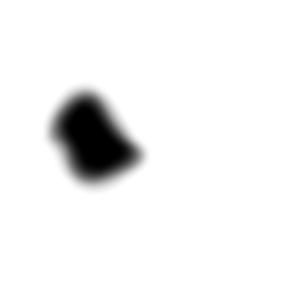
#> input picture nonlinearity/images/blob.png, 283 x 283 px, found by its file name
$ jupyter execute --allow-errors frontispiece.ipynb
#> lines starting #> are read from the running program, lines starting #| are printed output that depends on the picture
### tools.py
import numpy as np
import pyfftw.interfaces.numpy_fft as fft
# from numpy import fft
from pyfftw.interfaces import cache
import matplotlib
matplotlib.use('Agg')
import matplotlib.pyplot as plt
cache.enable()
#> (this line was passed over: pyfftw is not available in this run)


# [5 lines left out: function N_boyd, not called in this run]


class ScalarTool(object):
    """
    Description:
    ScalarTool contains a collection of functions necessary to compute basic
    operations such as gradients and norms on scalars defined on a 2D periodic
    square domain of length L and discretized in each dimension into N
    intervals.

    Inputs:
    N - number of discretized points in each dimension
    L - length of side
    """

    def __init__(self, N, L):
        self.N = N
        self.L = L
        self.h = self.L / self.N
        self.X = np.mgrid[:self.N, :self.N].astype(float) * self.h

        self.Nf = self.N // 2 + 1
        self.kx = np.fft.fftfreq(self.N, 1. / self.N).astype(int)
        self.ky = self.kx[:self.Nf].copy()
        self.ky[-1] *= -1
        self.K = np.array(np.meshgrid(
            self.kx, self.ky, indexing='ij'), dtype=int)
        self.K2 = np.sum(self.K * self.K, 0, dtype=int)
        self.KoverK2 = self.K.astype(
            float) / np.where(self.K2 == 0, 1, self.K2).astype(float)
        self.oneoverK2 = 1.0 / \
            np.where(self.K2 == 0.0, 1.0, self.K2).astype(float)
        self.mean_zero_array = self.K2 != 0.0
        self.kmax_dealias = 2. / 3. * (self.N / 2 + 1)
        self.dealias_array = np.array((abs(self.K[0]) < self.kmax_dealias) * (
            abs(self.K[1]) < self.kmax_dealias), dtype=bool)
        self.num_threads = 1

    def l2norm(self, scalar):
        self.scalar_input_test(scalar)
        return np.sum(np.ravel(scalar)**2.0 * self.h**2.0)**0.5

    # [36 lines left out: functions grad, h1norm, lap, invlap, grad_invlap, hm1norm, not called in this run]

    def plot(self, scalar, high_quality=False, fixed_vertical_axis=False):

        if high_quality:
            plt.rc('text', usetex=True)
            plt.rc('font', family='serif', size=12)
        else:
            plt.rc('text', usetex=False)
            plt.rc('font', family='sans-serif', size=12)

        if fixed_vertical_axis:
            vmin = -1
            vmax = 1
        else:
            vmin = np.amin(scalar)
            vmax = np.amax(scalar)
        self.scalar_input_test(scalar)
        im = plt.imshow(np.transpose(scalar),
                        cmap=plt.cm.gray,
                        extent=(0, self.L, 0, self.L),
                        origin="lower",
                        vmin=vmin,
                        vmax=vmax)
        plt.xlabel(r'$x$')
        plt.ylabel(r'$y$')
        plt.colorbar(im)

    def scalar_input_test(self, scalar):
        if np.shape(scalar) != (self.N, self.N):
            print(np.shape(scalar))
            raise InputError("Scalar field array does not have correct shape.")
        if not np.all(np.isrealobj(scalar)):
            raise InputError("Scalar field array should be real.")

    # [57 lines left out: functions scalar_hat_input_test, sint, dealias, fft, ifft, subtract_mean and 2 more, not called in this run]


class VectorTool(object):
    """
    Description:
    VectorTool contains a collection of functions necessary to compute basic
    operations such as norms on scalars defined on a 2D periodic
    square domain of length L and discretized in each dimension into N
    intervals.

    Inputs:
    N - number of discretized points in each dimension
    L - length of side
    """

    # [104 lines left out: functions __init__, div, fft, ifft, plot, dealias and 4 more, not called in this run]

    def is_incompressible(self, vector):
        self.vector_input_test(vector)
        return np.allclose(self.div(vector), 0)

    # [33 lines left out: functions div_free_proj, curl, invlap, lap, subtract_mean, not called in this run]


class InputError(Exception):
    """ Input Error """

    def __init__(self, message):
        self.message = message

### frontispiece.ipynb
[cell 1]
import numpy as np
import matplotlib.pyplot as plt
import matplotlib.image as mpimg
from tools import ScalarTool

[cell 2]
def rgb2gray(rgb):
    return np.dot(rgb[...,:3], [0.299, 0.587, 0.114])

img = mpimg.imread('blob.png')
#> img is the input picture: shape (283, 283, 3) float32; min 0, max 1, mean 0.942
img_gray = rgb2gray(img)
th_img = 2.0*(img_gray -0.5)

plt.imshow(th_img, cmap = plt.get_cmap('gray'))
plt.show()

[cell 3]
### Pad array

th_img = np.transpose(np.flipud(th_img))
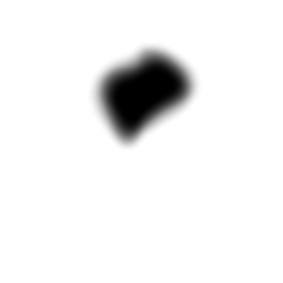
#> th_img: shape (283, 283) float64; min -1, max 1, mean 0.884; drawn with min black and max white

(width,height) = np.shape(th_img)
#> width = 283; height = 283
print(width,height)
#| 283 283
th0 = np.ones((2048,2048))
th0[:width,:height] = th_img
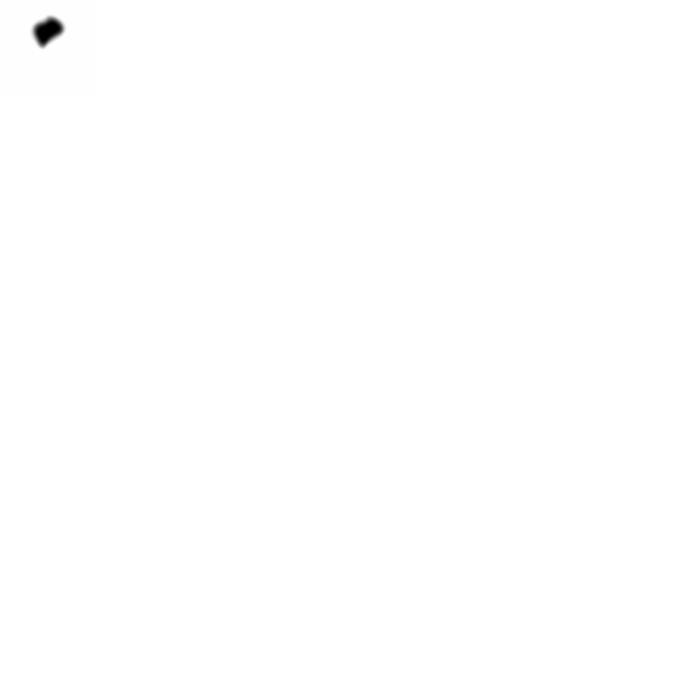
#> th0: shape (2048, 2048) float64 (shown at 1/3 size); min -1, max 1, mean 0.998; drawn with min black and max white
print(np.shape(th0))
#| (2048, 2048)
N=256
xpos1 = 4
xpos2 = xpos1+N
ypos1 = 0
ypos2 = ypos1+N
th0 = th0[xpos1:xpos2,ypos1:ypos2]
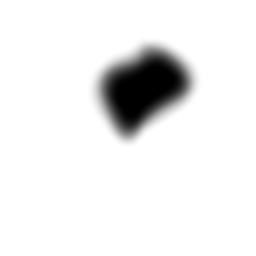
#> th0: shape (256, 256) float64; min -1, max 1, mean 0.858; drawn with min black and max white
th0 = th0[::1,::1]

print(np.shape(th0))
#| (256, 256)

# # plt.imshow(th0, cmap = plt.get_cmap('gray'))
N,_ = np.shape(th0)
#> N = 256
st = ScalarTool(N,1.0)
st.plot(th0)
#> in plot, `vmin = np.amin(scalar)`: vmin = -1
#> in plot, `vmax = np.amax(scalar)`: vmax = 1
plt.show()
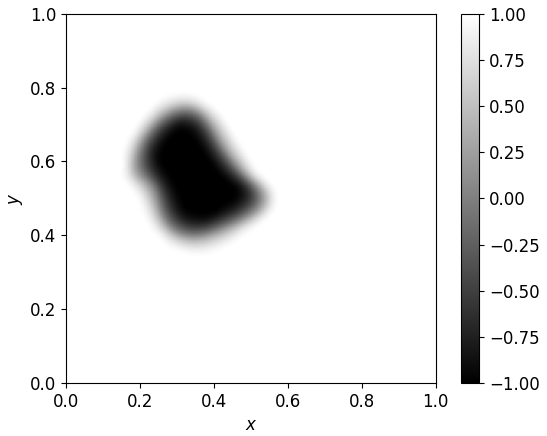
#> figure drawn by matplotlib, 2 panels

#> (a cell that did not finish here is left out)

[cell 5]
from PIL import Image
from PIL import ImageDraw
from PIL import ImageFont
import numpy as np
import matplotlib.pyplot as plt
import matplotlib.image as mpimg
from tools import ScalarTool
N=128

pattern = Image.new('L',(N,N))
#> pattern: PIL image 128x128 L; every value is 0
size = width, height = pattern.size
#> size = (128, 128); width = 128; height = 128
draw = ImageDraw.Draw(pattern,'L')
font = ImageFont.truetype("cmunrm.ttf", 100)

draw.text((10,10), "Hello World",font=font)

array = mpimg.pil_to_array(pattern)
#st = ScalarTool(N,1.0)
plt.imshow(array)
#st.plot(array)
plt.show()

print(np.amax(array))
#| 0
print(array)
#> (printed output is left out)

$ run again, with nonlinearity/images/scale-and-intensity.png copied over nonlinearity/images/blob.png
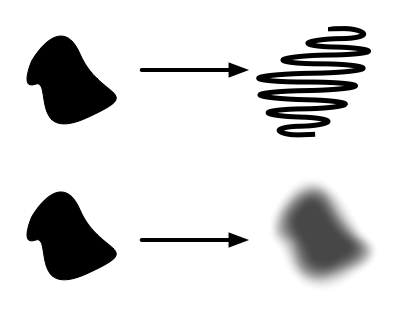
#> input picture nonlinearity/images/scale-and-intensity.png, 396 x 311 px, found by its file name
#> img is the input picture: shape (311, 396, 3) float32; min 0, max 1, mean 0.85
#| 396 311
#| (2048, 2048)
#> `th0 = th0[xpos1:xpos2,ypos1:ypos2]`:
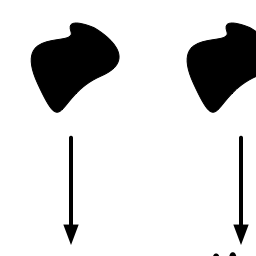
#> th0: shape (256, 256) float64; min -1, max 1, mean 0.697; drawn with min black and max white
#| (256, 256)
#> vmin = -1
#> vmax = 1
#> `plt.show()`:
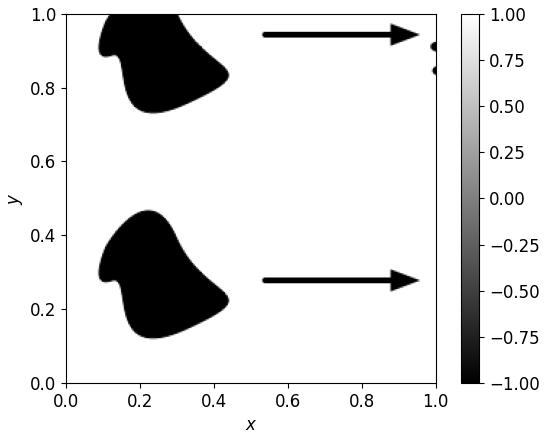
#> figure drawn by matplotlib, 2 panels
#> pattern: PIL image 128x128 L; every value is 0
#| 0
#> (printed output is left out)
